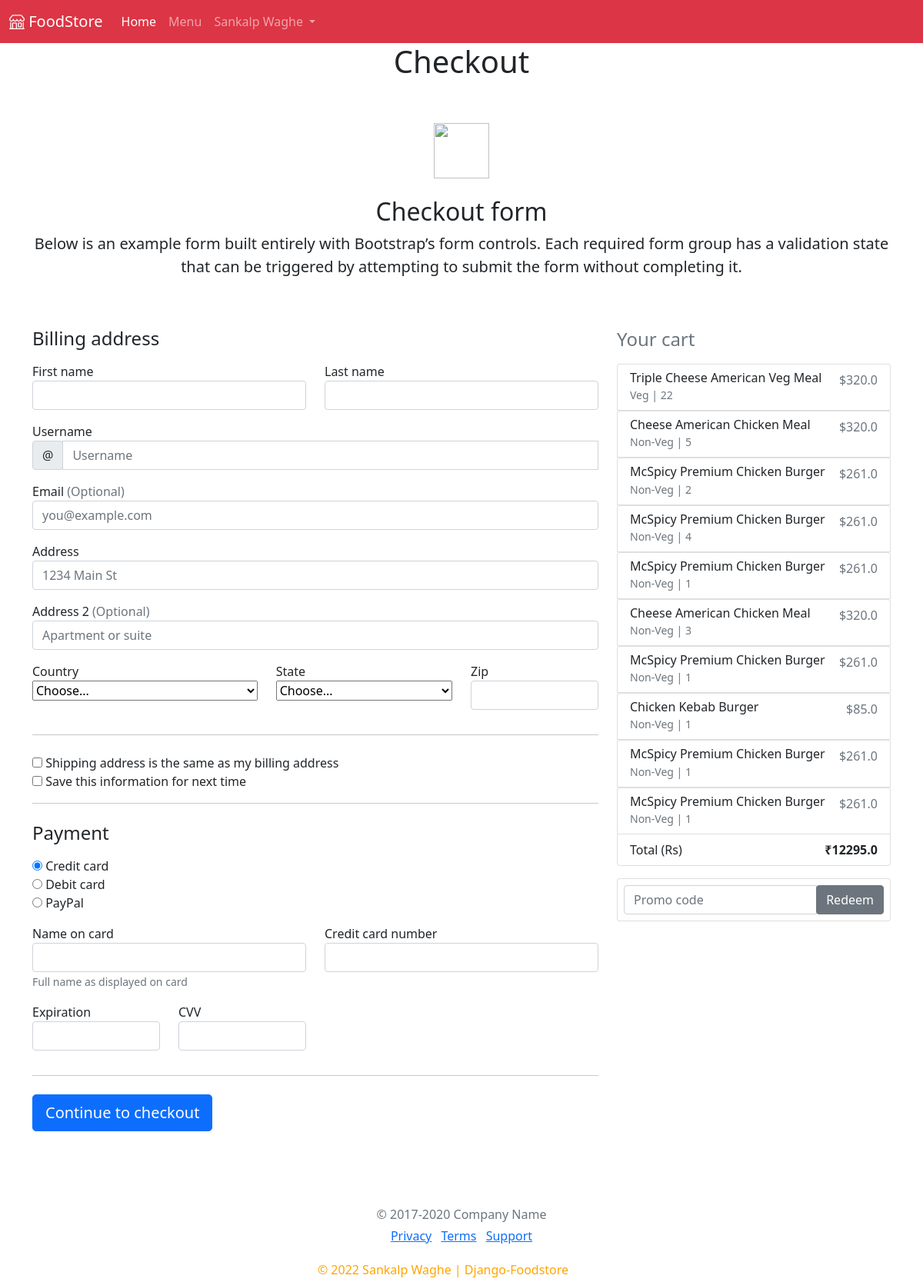
The page /cart/checkout (signed in) on the database its author committed.
### account/models.py (models this page shows)
class MyUser(AbstractBaseUser):
    userId = models.BigAutoField(primary_key=True)
    first_name = models.CharField(max_length=50)
    last_name = models.CharField(max_length=50)
    contact = models.BigIntegerField(unique=True)
    user_Role = models.CharField(max_length=10)
    is_superuser = models.BooleanField(default=False)
    address = models.TextField()
    objects = MyUserManager()  # ? Manager created
    USERNAME_FIELD = "contact"
    REQUIRED_FIELDS = ("first_name", "last_name")

### cart/models.py (models this page shows, shortened)
class CartItem(models.Model):
    food = models.ForeignKey(Food, on_delete=models.CASCADE)
    quantity = models.IntegerField(default=1)
    create_at = models.DateTimeField(auto_now_add=True)
    update_at = models.DateTimeField(auto_now=True)
    @property
    def get_total(self):
        total = self.food.foodPrice * self.quantity
        return total

class Cart(models.Model):
    user = models.OneToOneField(MyUser, on_delete=models.CASCADE)
    itemlist = models.ManyToManyField(CartItem)
    create_at = models.DateTimeField(auto_now_add=True)
    update_at = models.DateTimeField(auto_now=True)
    @property
    def get_cart_total(self):
        orderitems = self.itemlist.all()
        total = sum([item.get_total for item in orderitems])
        return total
    @property
    def get_cart_items(self):
        orderitems = self.itemlist.all()
        total = sum([item.quantity for item in orderitems])
        return total

### food/models.py (models this page shows, shortened)
class Food(models.Model):
    foodId = models.AutoField(primary_key=True)
    foodTitle = models.CharField(max_length=20, default='Burger')
    foodName = models.CharField(max_length=50)
    foodType = models.CharField(max_length=10)
    foodPrice = models.FloatField()
    foodDesc = models.TextField()
    foodImage = models.ImageField(
        upload_to='foodimage/', default='NO-Image.jpg')

### cart/views.py (the view)
# urls.py: path("checkout",checkout,name="checkout"),
def checkout(request):
    cart, status = Cart.objects.get_or_create(user=request.user)
    orders = cart.itemlist.all()
    context = {'orders': orders, 'cart': cart}
    return render(request, 'cart/checkout.html', context)

### templates/cart/checkout.html (shortened to what this page needs)
{% extends 'base.html' %}
{% block body %}
<h1 style="text-align: center;">Checkout</h1>
<div class="container">
  <div class="py-5 text-center">
    <img class="d-block mx-auto mb-4" src="/docs/4.5/assets/brand/bootstrap-solid.svg" alt="" width="72" height="72">
    <h2>Checkout form</h2>
    <p class="lead">Below is an example form built entirely with Bootstrap’s form controls. Each required form group has a validation state that can be triggered by attempting to submit the form without completing it.</p>
  </div>
  <div class="row">
    <div class="col-md-4 order-md-2 mb-4">
      <h4 class="d-flex justify-content-between align-items-center mb-3">
        <span class="text-muted">Your cart</span>
        <span class="badge badge-secondary badge-pill">  {{cart.get_cart_items}}  </span>
      </h4>
      {% for item in cart.itemlist.all  %}
      <ul class="list-group mb-3">
        <li class="list-group-item d-flex justify-content-between lh-condensed">
          <div>
            <h6 class="my-0">{{item.food.foodName}}</h6>
            <small class="text-muted">{{item.food.foodType}} | {{item.quantity}} </small>
          </div>
          <span class="text-muted">${{item.food.foodPrice}}</span>
        </li>
        {% endfor %}
        <li class="list-group-item d-flex justify-content-between">
          <span>Total (Rs)</span>
          <strong>₹{{cart.get_cart_total}} </strong>
        </li>
      </ul>
      <form class="card p-2">
        <div class="input-group">
          <input type="text" class="form-control" placeholder="Promo code">
          <div class="input-group-append">
            <button type="submit" class="btn btn-secondary">Redeem</button>
          </div>
        </div>
      </form>
    </div>
    <div class="col-md-8 order-md-1">
      <h4 class="mb-3">Billing address</h4>
      <form class="needs-validation" novalidate>
        <div class="row">
          <div class="col-md-6 mb-3">
            <label for="firstName">First name</label>
            <input type="text" class="form-control" id="firstName" placeholder="" value="" required>
          </div>
          <div class="col-md-6 mb-3">
            <label for="lastName">Last name</label>
            <input type="text" class="form-control" id="lastName" placeholder="" value="" required>
          </div>
        </div>
        <div class="mb-3">
          <label for="username">Username</label>
          <div class="input-group">
            <div class="input-group-prepend">
              <span class="input-group-text">@</span>
            </div>
            <input type="text" class="form-control" id="username" placeholder="Username" required>
          </div>
        </div>
        <div class="mb-3">
          <label for="email">Email <span class="text-muted">(Optional)</span></label>
          <input type="email" class="form-control" id="email" placeholder="you@example.com">
        </div>
        <div class="mb-3">
          <label for="address">Address</label>
          <input type="text" class="form-control" id="address" placeholder="1234 Main St" required>
        </div>
        <div class="mb-3">
          <label for="address2">Address 2 <span class="text-muted">(Optional)</span></label>
          <input type="text" class="form-control" id="address2" placeholder="Apartment or suite">
        </div>
        <div class="row">
          <div class="col-md-5 mb-3">
            <label for="country">Country</label>
            <select class="custom-select d-block w-100" id="country" required>
              <option value="">Choose...</option>
            </select>
          </div>
          <div class="col-md-4 mb-3">
            <label for="state">State</label>
            <select class="custom-select d-block w-100" id="state" required>
              <option value="">Choose...</option>
            </select>
          </div>
          <div class="col-md-3 mb-3">
            <label for="zip">Zip</label>
            <input type="text" class="form-control" id="zip" placeholder="" required>
          </div>
        </div>
        <hr class="mb-4">
        <div class="custom-control custom-checkbox">
          <input type="checkbox" class="custom-control-input" id="same-address">
          <label class="custom-control-label" for="same-address">Shipping address is the same as my billing address</label>
        </div>
        <div class="custom-control custom-checkbox">
          <input type="checkbox" class="custom-control-input" id="save-info">
          <label class="custom-control-label" for="save-info">Save this information for next time</label>
        </div>
        <hr class="mb-4">
        <h4 class="mb-3">Payment</h4>
        <div class="d-block my-3">
          <div class="custom-control custom-radio">
            <input id="credit" name="paymentMethod" type="radio" class="custom-control-input" checked required>
            <label class="custom-control-label" for="credit">Credit card</label>
          </div>
          <div class="custom-control custom-radio">
            <input id="debit" name="paymentMethod" type="radio" class="custom-control-input" required>
            <label class="custom-control-label" for="debit">Debit card</label>
          </div>
          <div class="custom-control custom-radio">
            <input id="paypal" name="paymentMethod" type="radio" class="custom-control-input" required>
            <label class="custom-control-label" for="paypal">PayPal</label>
          </div>
        </div>
        <div class="row">
          <div class="col-md-6 mb-3">
            <label for="cc-name">Name on card</label>
            <input type="text" class="form-control" id="cc-name" placeholder="" required>
            <small class="text-muted">Full name as displayed on card</small>
          </div>
          <div class="col-md-6 mb-3">
            <label for="cc-number">Credit card number</label>
            <input type="text" class="form-control" id="cc-number" placeholder="" required>
          </div>
        </div>
        <div class="row">
          <div class="col-md-3 mb-3">
            <label for="cc-expiration">Expiration</label>
            <input type="text" class="form-control" id="cc-expiration" placeholder="" required>
          </div>
          <div class="col-md-3 mb-3">
            <label for="cc-cvv">CVV</label>
            <input type="text" class="form-control" id="cc-cvv" placeholder="" required>
          </div>
        </div>
        <hr class="mb-4">
        <button class="btn btn-primary btn-lg btn-block" href="food/foodlist" type="submit">Continue to checkout</button>
      </form>
    </div>
  </div>
  <footer class="my-5 pt-5 text-muted text-center text-small">
    <p class="mb-1">&copy; 2017-2020 Company Name</p>
    <ul class="list-inline">
      <li class="list-inline-item"><a href="#">Privacy</a></li>
      <li class="list-inline-item"><a href="#">Terms</a></li>
      <li class="list-inline-item"><a href="#">Support</a></li>
    </ul>
  </footer>
</div>
   {% endblock body %}

### templates/base.html (shortened to what this page needs)
<!DOCTYPE html>
<html lang="en">
  <head>
    <link
      href="https://cdn.jsdelivr.net/npm/bootstrap@5.0.2/dist/css/bootstrap.min.css"
      rel="stylesheet"
    />
    <link
      rel="stylesheet"
      href="https://cdn.jsdelivr.net/npm/bootstrap-icons@1.8.1/font/bootstrap-icons.css"
    />
  </head>
  <body>
    <nav class="navbar navbar-expand-lg navbar-dark bg-danger">
      <div class="container-fluid">
        <a class="navbar-brand" href="/"><i class="bi bi-shop"></i> FoodStore</a>
        <div class="collapse navbar-collapse" id="navbarSupportedContent">
          <ul class="navbar-nav me-auto mb-2 mb-lg-0">
            <li class="nav-item">
              <a class="nav-link active" aria-current="page" href="/food"
                >Home</a
              >
            </li>
            <li class="nav-item">
              <a class="nav-link" href="/food/foodlist">Menu</a>
            </li>
            <li class="nav-item dropdown">
              <a
                class="nav-link dropdown-toggle"
                href="#"
                id="navbarDropdown"
                role="button"
                data-bs-toggle="dropdown"
                aria-expanded="false"
              >
                {% if request.user.is_authenticated %}
                {{ request.user.first_name }} {{ request.user.last_name }}
                {% else%} Users {% endif %}
              </a>
            </li>
          </ul>
        </div>
      </div>
    </nav>
    {% block body %}{% endblock body %}
    <footer class=" text-muted text-small" style="position:fixed;left:0;bottom:0;width:100%;text-align:center;" >
      <p class="mb-1 me-5" style="color:orange;">&copy; 2022 Sankalp Waghe | Django-Foodstore</p>
    </footer>
  </body>
</html>

### rows shown on the page
MyUser: user.first_name "Sankalp", user.last_name "Waghe"
CartItem: food.foodName "Triple Cheese American Veg Meal", food.foodType "Veg", quantity "22", food.foodPrice "320.0"
CartItem: food.foodName "Cheese American Chicken Meal", food.foodType "Non-Veg", quantity "5", food.foodPrice "320.0"
CartItem: food.foodName "McSpicy Premium Chicken Burger", food.foodType "Non-Veg", quantity "2", food.foodPrice "261.0"
CartItem: food.foodName "McSpicy Premium Chicken Burger", food.foodType "Non-Veg", quantity "4", food.foodPrice "261.0"
CartItem: food.foodName "McSpicy Premium Chicken Burger", food.foodType "Non-Veg", quantity "1", food.foodPrice "261.0"
CartItem: food.foodName "Cheese American Chicken Meal", food.foodType "Non-Veg", quantity "3", food.foodPrice "320.0"
CartItem: food.foodName "McSpicy Premium Chicken Burger", food.foodType "Non-Veg", quantity "1", food.foodPrice "261.0"
CartItem: food.foodName "Chicken Kebab Burger", food.foodType "Non-Veg", quantity "1", food.foodPrice "85.0"
CartItem: food.foodName "McSpicy Premium Chicken Burger", food.foodType "Non-Veg", quantity "1", food.foodPrice "261.0"
CartItem: food.foodName "McSpicy Premium Chicken Burger", food.foodType "Non-Veg", quantity "1", food.foodPrice "261.0"
Cart: get_cart_total "12295.0"
